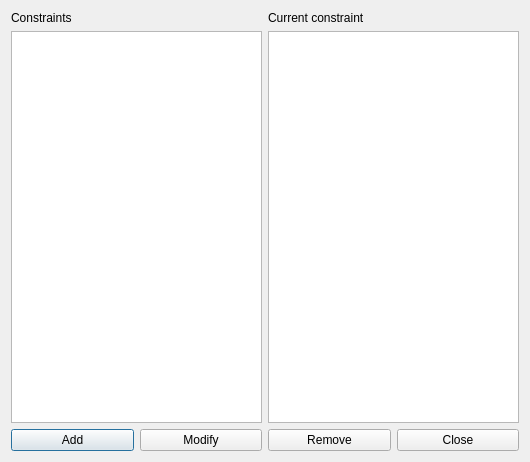
<?xml version="1.0" encoding="UTF-8"?>
<ui version="4.0">
 <class>ConstraintStudentsIntervalMaxDaysPerWeekForm_template</class>
 <widget class="QDialog" name="ConstraintStudentsIntervalMaxDaysPerWeekForm_template">
  <property name="geometry">
   <rect>
    <x>0</x>
    <y>0</y>
    <width>530</width>
    <height>462</height>
   </rect>
  </property>
  <property name="windowTitle">
   <string extracomment="This is the title of the dialog to see the list of all constraints of this type">Constraints students interval max days per week</string>
  </property>
  <layout class="QGridLayout" name="gridLayout">
   <item row="0" column="0">
    <layout class="QVBoxLayout" name="verticalLayout">
     <item>
      <widget class="QLabel" name="constraintsTextLabel">
       <property name="frameShape">
        <enum>QFrame::NoFrame</enum>
       </property>
       <property name="frameShadow">
        <enum>QFrame::Plain</enum>
       </property>
       <property name="text">
        <string>Constraints</string>
       </property>
       <property name="wordWrap">
        <bool>false</bool>
       </property>
      </widget>
     </item>
     <item>
      <widget class="QListWidget" name="constraintsListWidget"/>
     </item>
    </layout>
   </item>
   <item row="0" column="1">
    <layout class="QVBoxLayout" name="verticalLayout_2">
     <item>
      <widget class="QLabel" name="currentConstraintTextLabel">
       <property name="text">
        <string>Current constraint</string>
       </property>
       <property name="wordWrap">
        <bool>false</bool>
       </property>
      </widget>
     </item>
     <item>
      <widget class="QPlainTextEdit" name="currentConstraintTextEdit"/>
     </item>
    </layout>
   </item>
   <item row="1" column="0" colspan="2">
    <layout class="QHBoxLayout" name="horizontalLayout">
     <item>
      <widget class="QPushButton" name="addConstraintPushButton">
       <property name="text">
        <string>Add</string>
       </property>
      </widget>
     </item>
     <item>
      <widget class="QPushButton" name="modifyConstraintPushButton">
       <property name="text">
        <string>Modify</string>
       </property>
      </widget>
     </item>
     <item>
      <widget class="QPushButton" name="removeConstraintPushButton">
       <property name="text">
        <string>Remove</string>
       </property>
      </widget>
     </item>
     <item>
      <widget class="QPushButton" name="closePushButton">
       <property name="text">
        <string>Close</string>
       </property>
      </widget>
     </item>
    </layout>
   </item>
  </layout>
 </widget>
 <layoutdefault spacing="6" margin="11"/>
 <resources/>
 <connections/>
</ui>
